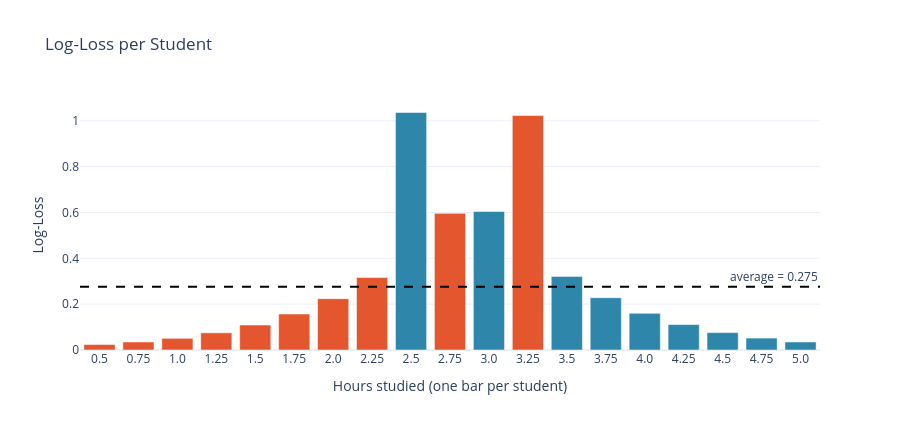

Source (notebook cell):
### Markdown cell above
**Reading the chart below**  
- Each **bar** = one student's Log-Loss  
- **Bar color** = real outcome (red = failed, blue = passed)  
- **Tallest bars (≈ 1.0)**: the two misclassified students, 2.5 h (passed) and 3.25 h (failed)  
- **Next tallest (≈ 0.6)**: 2.75 h and 3.0 h, correct but very close to the boundary, so the model was unsure  
- **Dashed line** = the average, i.e. the final Log-Loss score  
- Students far from the boundary (very few or very many hours) have almost zero loss because the model was confident **and** right

### Code cell
colors = [PASS_COLOR if v == 1 else FAIL_COLOR for v in results.actual]
fig = go.Figure(go.Bar(x=results.hours.astype(str), y=results.loss, marker_color=colors,
                       customdata=results["P(pass)"],
                       hovertemplate="hours=%{x}<br>loss=%{y}<br>P(pass)=%{customdata}<extra></extra>"))
fig.add_hline(y=ours, line_dash="dash", line_color="black", annotation_text=f"average = {ours:.3f}")
fig.update_layout(title="Log-Loss per Student", template="plotly_white",
                  xaxis_title="Hours studied (one bar per student)", yaxis_title="Log-Loss", height=430)
fig.show()

### Figure 1 — Plotly figure (JSON) as saved in the notebook; plotly's stock layout.template omitted (floating-point values rounded to 4 significant figures)
{"data": [{"customdata": [0.023, 0.034, 0.05, 0.072, 0.103, 0.145, 0.201, 0.271, 0.355, 0.449, 0.546, 0.641, 0.725, 0.796, 0.852, 0.895, 0.927, 0.949, 0.965], "hovertemplate": "hours=%{x}<br>loss=%{y}<br>P(pass)=%{customdata}<extra></extra>", "marker": {"color": ["#E4572E", "#E4572E", "#E4572E", "#E4572E", "#E4572E", "#E4572E", "#E4572E", "#E4572E", "#2E86AB", "#E4572E", "#2E86AB", "#E4572E", "#2E86AB", "#2E86AB", "#2E86AB", "#2E86AB", "#2E86AB", "#2E86AB", "#2E86AB"]}, "type": "bar", "x": ["0.5", "0.75", "1.0", "1.25", "1.5", "1.75", "2.0", "2.25", "2.5", "2.75", "3.0", "3.25", "3.5", "3.75", "4.0", "4.25", "4.5", "4.75", "5.0"], "y": [0.024, 0.035, 0.051, 0.075, 0.109, 0.157, 0.224, 0.316, 1.036, 0.596, 0.604, 1.023, 0.321, 0.228, 0.16, 0.111, 0.076, 0.052, 0.035]}], "layout": {"annotations": [{"showarrow": false, "text": "average = 0.275", "x": 1, "xanchor": "right", "xref": "x domain", "y": 0.2754, "yanchor": "bottom", "yref": "y"}], "height": 430, "shapes": [{"line": {"color": "black", "dash": "dash"}, "type": "line", "x0": 0, "x1": 1, "xref": "x domain", "y0": 0.2754, "y1": 0.2754, "yref": "y"}], "title": {"text": "Log-Loss per Student"}, "xaxis": {"title": {"text": "Hours studied (one bar per student)"}}, "yaxis": {"title": {"text": "Log-Loss"}}}}
